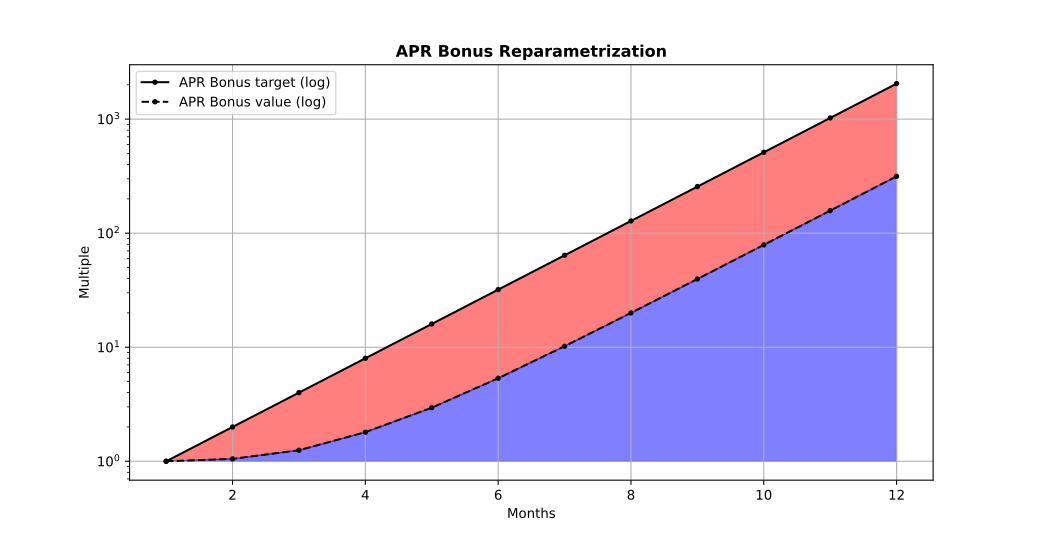

Write Python code to recreate this figure.
#!/usr/bin/env -S ipython --matplotlib=auto

#%%
import matplotlib.pyplot as pp
import numpy as np
import os

path = os.path.dirname(os.path.abspath(__file__))
path = os.path.join(path, 'apr+of.txt')
data = np.genfromtxt(path)[:12,:]
tgts = data[:,2] / 20
aprs = data[:,1] / 20
idxs = data[:,0]
ones = np.ones(12)

pp.semilogy(idxs, tgts, color='black', marker='.')
pp.semilogy(idxs, aprs, color='black', marker='.', linestyle='--')
pp.fill_between(idxs, tgts, aprs, where=tgts>=0, color='r', alpha=0.5)
pp.fill_between(idxs, aprs, ones, where=aprs>=0, color='b', alpha=0.5)

pp.title('APR Bonus Reparametrization', fontweight='bold')
pp.legend(['APR Bonus target (log)', 'APR Bonus value (log)'])
pp.ylabel('Multiple')
pp.xlabel('Months')
pp.grid()

#%%
if __name__ == '__main__':
    pp.show(block=True)
